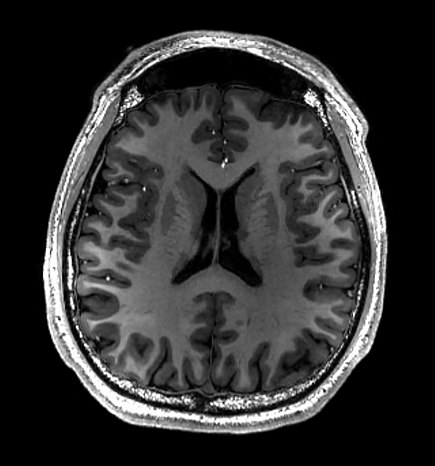
#> input picture IRM/Pre-processing/MRI_of_Human_Brain.jpg, 435 x 466 px
$ jupyter execute --allow-errors Pre_processing_MRI.ipynb
#> lines starting #> are read from the running program, lines starting #| are printed output that depends on the picture; after the words box and inside, x2 and y2 are one past the last pixel; in counts of white or black regions, pixels touching at a corner belong together
[cell 1]
import numpy as np
import os
import cv2
def noisy(noise_typ,image):
   if noise_typ == "gauss":
      row,col,ch= image.shape
      mean = 0
      var = 0.1
      sigma = var**0.5
      gauss = np.random.normal(mean,sigma,(row,col,ch))
      gauss = gauss.reshape(row,col,ch)
      noisy = image + gauss
      return noisy
   elif noise_typ == "s&p":
      row,col,ch = image.shape
      s_vs_p = 0.5
      amount = 0.004
      out = np.copy(image)
      # Salt mode
      num_salt = np.ceil(amount * image.size * s_vs_p)
      coords = [np.random.randint(0, i - 1, int(num_salt))
              for i in image.shape]
      out[coords] = 1

      # Pepper mode
      num_pepper = np.ceil(amount* image.size * (1. - s_vs_p))
      coords = [np.random.randint(0, i - 1, int(num_pepper))
              for i in image.shape]
      out[coords] = 0
      return out
   elif noise_typ == "poisson":
      vals = len(np.unique(image))
      vals = 2 ** np.ceil(np.log2(vals))
      noisy = np.random.poisson(image * vals) / float(vals)
      return noisy
   elif noise_typ =="speckle":
      row,col,ch = image.shape
      gauss = np.random.randn(row,col,ch)
      gauss = gauss.reshape(row,col,ch)
      noisy = image + image * gauss
      return noisy

[cell 2]
import matplotlib.pyplot as plt


my_img = cv2.imread('MRI_of_Human_Brain.jpg')
#> my_img is the input picture: shape (466, 435, 3); min 0, max 255, mean 48.6
cv2.imwrite('MRI_of_Human_Brain_Bruit_Gauss.jpg',
            noisy("gauss",my_img))
#> Out = True

[cell 3]
import random
import cv2
import numpy as np
import cv2
from matplotlib import pyplot as plt
from PIL import Image, ImageFilter
from skimage.metrics import peak_signal_noise_ratio as PSNR

def add_noise(img):

    # Getting the dimensions of the image
    row , col = img.shape
#> row = 466; col = 435

    # Randomly pick some pixels in the
    # image for coloring them white
    # Pick a random number between 300 and 10000
    number_of_pixels = random.randint(300, 10000)
    for i in range(number_of_pixels):

        # Pick a random y coordinate
        y_coord=random.randint(0, row - 1)

        # Pick a random x coordinate
        x_coord=random.randint(0, col - 1)

        # Color that pixel to white
        img[y_coord][x_coord] = 255
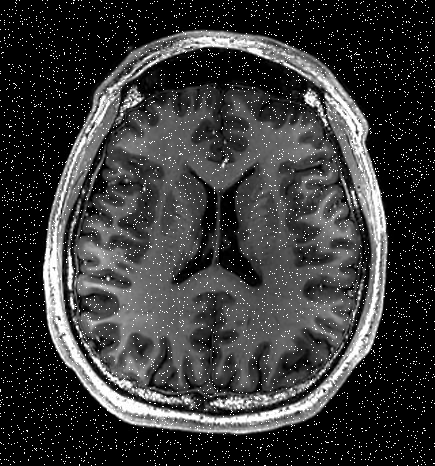
#> img: shape (466, 435); min 0, max 255, mean 55.2

    # Randomly pick some pixels in
    # the image for coloring them black
    # Pick a random number between 300 and 10000
    number_of_pixels = random.randint(300 , 10000)
    for i in range(number_of_pixels):

        # Pick a random y coordinate
        y_coord=random.randint(0, row - 1)

        # Pick a random x coordinate
        x_coord=random.randint(0, col - 1)

        # Color that pixel to black
        img[y_coord][x_coord] = 0
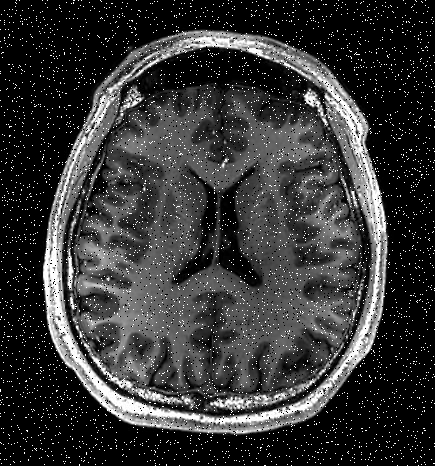
#> img: shape (466, 435); 1.55% of pixels changed, all inside (x1, y1, x2, y2) = (0, 4, 435, 466)

    return img

[cell 4]
# salt-and-pepper noise can
# be applied only to grayscale images
# Reading the color image in grayscale image
img = cv2.imread('MRI_of_Human_Brain.jpg',
                 cv2.IMREAD_GRAYSCALE)

#Storing the image
cv2.imwrite('MRI_of_Human_Brain_bruit_S&P.jpg',
            add_noise(img))
#> Out = True

[cell 5]
from skimage import io, img_as_ubyte
import matplotlib.pyplot as plt
import numpy as np
from scipy import ndimage
from scipy.signal import convolve2d
import math
from skimage.metrics import structural_similarity as ssim
from skimage.metrics import peak_signal_noise_ratio as PSNR
from skimage.restoration import denoise_wavelet, denoise_nl_means, estimate_sigma
import cv2
# création de la fonction permettant d'obtenir le score RMSE
def RMSE(imageA, imageB):
    diffrence = np.subtract(imageA, imageB)
    sqre_err = np.square(diffrence)
    rslt_meansqre_err = sqre_err.mean()
    root_meansqre_err = math.sqrt(rslt_meansqre_err)
    return root_meansqre_err

img1 = cv2.imread("MRI_of_Human_Brain_bruit_S&P.jpg", 0)
#> img1: shape (466, 435); min 0, max 255, mean 54
img1 = img1.astype(float)
img2 = cv2.imread("MRI_of_Human_Brain_bruit_Gauss.jpg", 0)
#> (the rest of this cell did not finish here and is left out)

$ run again, with IRM/Pre-processing/Cancer_enh_2.png saved as IRM/Pre-processing/MRI_of_Human_Brain.jpg
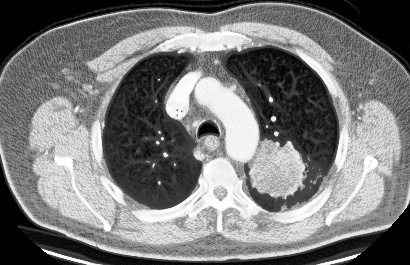
#> input picture IRM/Pre-processing/Cancer_enh_2.png, 410 x 265 px
#> my_img is the input picture: shape (265, 410, 3); min 0, max 255, mean 120.4
#> `cv2.imwrite('MRI_of_Human_Brain_Bruit_Gauss.jpg', noisy("gauss",my_img))`: Out = True
#> after the loop in add_noise, `for i in range(number_of_pixels):`:
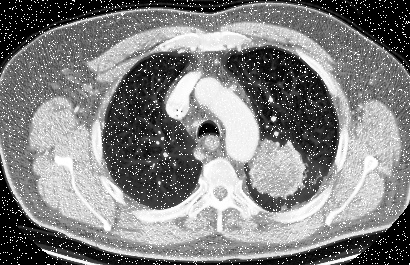
#> img: shape (265, 410); min 0, max 255, mean 128.3
#> after the loop in add_noise, `for i in range(number_of_pixels):`:
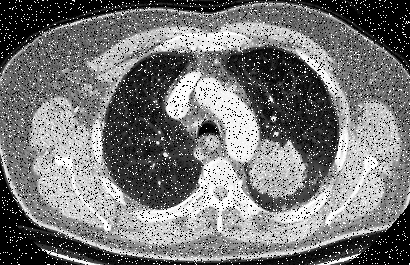
#> img: shape (265, 410); 7.32% of pixels changed, all inside (x1, y1, x2, y2) = (0, 0, 410, 265)
